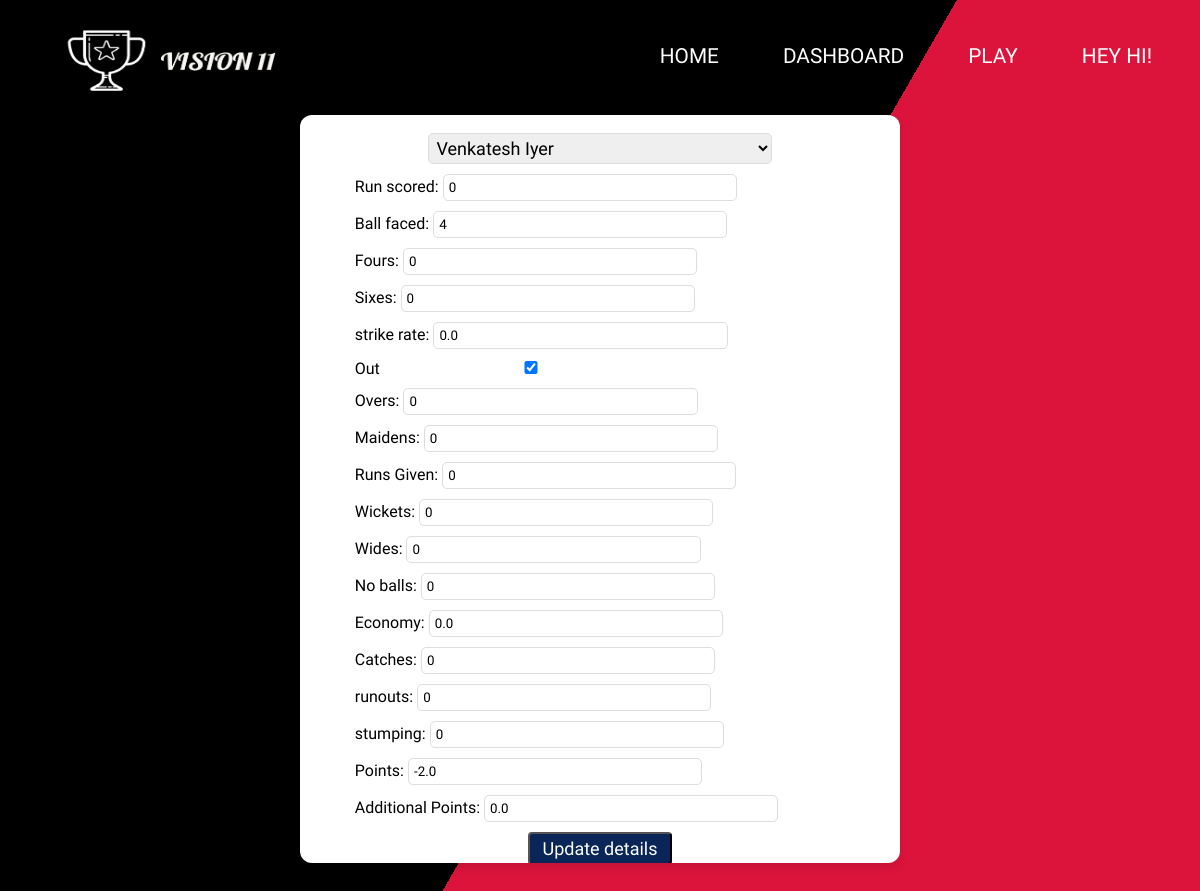
Before: /playermatchdata/match=1 (signed in) with the older database file.
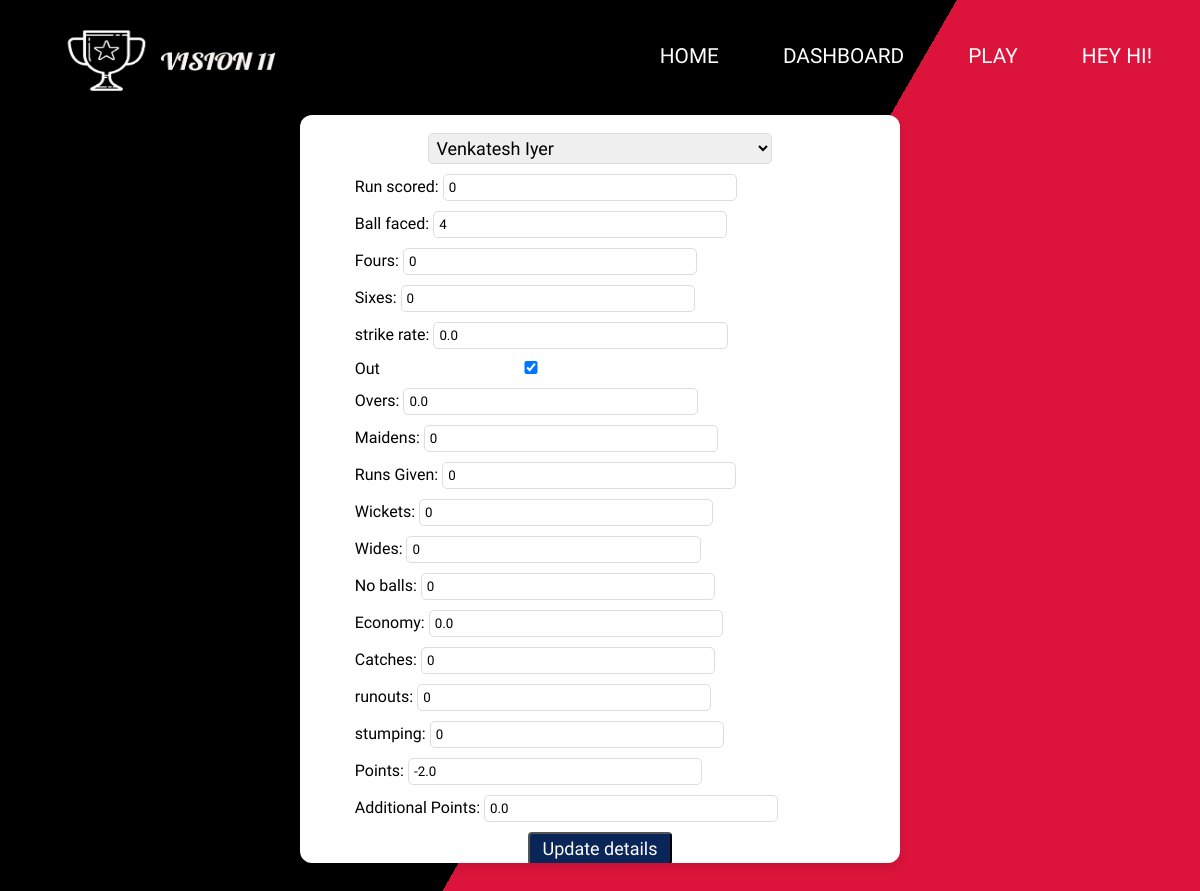
After: the same page with the newer database file.
### usermanagerAPP/models.py (models this page shows, shortened)
class User1(AbstractUser):
    first_name = models.CharField(
        max_length=20
    )
    last_name = models.CharField(
        max_length=20
    )
    username = models.CharField(
        max_length=20,
        unique=True
    )
    age = models.IntegerField(
        null=True,
        blank=True
    )
    email = models.EmailField(
        max_length=50
    )
    vision_credits = models.FloatField(
        default=0
    )
    currency_type = models.CharField(
        choices=Currency_Choices,
        default=Choices.VISION_CANDIES,
        max_length=50
    )
    gender_type = models.CharField(
        choices=Gender_Choices,
        null=True,
        max_length=10
    )
    country = models.CharField(
        max_length=50
    )
    adult = models.BooleanField(
        'Adult_status',
        default=False
    )
    staff = models.BooleanField(
        'Staff_status',
        default=False
    )
    superuser = models.BooleanField(
        'super_user_status',
        default=False
    )
    aadhar_image = models.FileField(
        upload_to='others',
        null=True,
        blank=True
    )
    contests_won = models.IntegerField(
        default=0
    )
    objects = UserManager()
    @property
    def is_staff(self):
        return self.staff

### mainAPP/models.py (models this page shows, shortened)
class PlayersMatchData(models.Model):
    pid = models.ForeignKey(
        Player,
        on_delete=models.CASCADE
    )
    match_url = models.ForeignKey(
        Match,
        on_delete=models.Case
    )
    runsScored = models.IntegerField(default=0)
    ballsFaced = models.IntegerField(default=0)
    fours = models.IntegerField(default=0)
    sixes = models.IntegerField(default=0)
    strikeRate = models.FloatField(default=0)
    out = models.BooleanField(
        default=False
    )
    overs = models.FloatField(default=0)
    maidens = models.IntegerField(default=0)
    runsGiven = models.IntegerField(default=0)
    wickets = models.IntegerField(default=0)
    wides = models.IntegerField(default=0)
    noBalls = models.IntegerField(default=0)
    economy = models.FloatField(default=0)
    catches = models.IntegerField(
        default=0
    )
    runouts = models.IntegerField(
        default=0
    )
    stumpings = models.IntegerField(
        default=0
    )
    points = models.FloatField(
        default=0
    )
    additional_points = models.FloatField(
        default=0
    )

### mainAPP/views.py (the view)
# urls.py: path('playermatchdata/match=<int:mid>',views.RenderPlayerMatchData),
@login_required(login_url='/accounts/login')
def RenderPlayerMatchData(request,mid):
    try:
        if request.user.is_staff:
            return vision11_render().render_player_matchdata(request,mid)
        return redirect('/')
    except Exception as e:
        return redirect('/staff')

### mainAPP/repository.py (called while the page is built)
    def render_player_matchdata(self,request,mid):
        try:
            match = Match.objects.get(id=mid)
        except:
            return HttpResponseBadRequest('Match does not Exists!!')
        get_players = PlayersMatchData.objects.filter(match_url=match)
        return render(request,'playermatchdata.html',{'players_data':get_players})

### templates/playermatchdata.html (shortened to what this page needs)
{% load static %}
<!DOCTYPE html>
<html lang="en">
<head>
    <link rel="stylesheet" href="{% static 'css/playermatchdata.css' %}">
    <link rel="stylesheet" href="https://stackpath.bootstrapcdn.com/font-awesome/4.7.0/css/font-awesome.min.css">
    <link rel="stylesheet" href="{% static 'css/navbar.css' %}">
</head>
<body>
    {% include 'navbar.html' %}
    <div class="multicolorbg">
        <div class="box" id="box">
            <select name="userselectedteam" id="players" onchange="show_player_data()">
                {% for players in players_data %}
                <option value="{{ players.pid.pid }}">{{ players.pid.player_name }}</option>
                {% endfor %}
              </select>
            {% for players in players_data %}
            <form class="suggestion_form"  id="player{{ players.pid.pid }}" action="/updateplayermatchdata/match={{ players.match_url.id }}/player={{ players.pid.pid }}" method="post">
                <div >
                  <div class="form_">
                    <div class="runs">
                    <label class="input_title">Run scored: </label>
                      <input placeholder="Run Scored" name="runs" value={{ players.runsScored }}>
                    </div>
                    <div class="balls">
                        <label class="input_title">Ball faced: </label>
                      <input placeholder="Balls" name="balls_faces" value={{ players.ballsFaced }}>
                    </div>
                    <div class="fours">
                        <label class="input_title">Fours: </label>
                      <input placeholder="fours" name="fours" value = {{ players.fours }}>
                    </div>
                    <div class="sixes">
                        <label class="input_title">Sixes: </label>
                      <input placeholder="sixes" name="sixes" value = {{ players.sixes }}>
                    </div>
                    <div class="stiker">
                        <label class="input_title">strike rate: </label>
                      <input placeholder="stikr_rate" name="strike_rate" value = {{ players.strikeRate }}>
                    </div>
                    <div class="stiker">
                        <label class="input_title">Out</label>
                        {% if players.out %}
                        <input type="checkbox" placeholder="stikr_rate" name="out" checked>
                        {% else %}
                        <input type="checkbox" placeholder="stikr_rate" name="out" >
                        {% endif %}
                    </div>
                    <div class="overs">
                        <label class="input_title">Overs: </label>
                      <input placeholder="overs" name="overs" value = {{ players.overs }}>
                    </div>
                    <div class="maidens">
                        <label class="input_title">Maidens: </label>
                      <input placeholder="maiden" name="maiden" value = {{ players.maidens }}>
                    </div>
                    <div class="runsgiven">
                        <label class="input_title">Runs Given: </label>
                        <input placeholder="runs_given" name="runs_given" value = {{ players.runsGiven }}>
                    </div>
                    <div class="wickets">
                        <label class="input_title">Wickets: </label>
                      <input placeholder="wicket" name="wicket" value = {{ players.wickets }}>
                    </div>
                    <div class="wides">
                        <label class="input_title">Wides: </label>
                      <input placeholder="wides" name="wides" value = {{ players.wides }}>
                    </div>
                    <div class="noballs">
                        <label class="input_title">No balls: </label>
                      <input placeholder="no_balls" name="no_balls" value = {{ players.noBalls }}>
                    </div>
                    <div class="economy">
                        <label class="input_title">Economy: </label>
                      <input placeholder="economy" name="economy" value = {{ players.economy }}>
                    </div>
                    <div class="catches">
                        <label class="input_title">Catches: </label>
                      <input placeholder="catches" name="catches" value = {{ players.catches }}>
                    </div>
                    <div class="runouts">
                        <label class="input_title">runouts: </label>
                      <input placeholder="runouts" name="runouts" value = {{ players.runouts }}>
                    </div>
                    <div class="stumping">
                        <label class="input_title">stumping: </label>
                      <input placeholder="stumping" name="stumping" value = {{ players.stumpings }}>
                    </div>
                    <div class="points">
                        <label class="input_title">Points: </label>
                      <input placeholder="points" name="points" value = {{ players.points }}>
                    </div>
                    <div class="addpoints">
                        <label class="input_title">Additional Points: </label>
                      <input placeholder="add points" name="add_points" value = {{ players.additional_points }}>
                    </div>
                  <div class="createbutton">
                    <button type="submit">Update details</button>
                  </div>
              </div>
        </div>
            </form>
        {% endfor %}
    </div>
</body>
</html>

### templates/navbar.html (shortened to what this page needs)
{% load static %}
<header class="header">
    <img width="250px" height="70px" src="{% static 'imgs/web/logo.png' %}" alt="">
  <nav class="navbar">
    <ul class="navbar-list">
      <li><a class="navbar-link" href="/">Home</a></li>
      <li><a class="navbar-link" href="/dashboard">Dashboard</a></li>
      <li><a class="navbar-link" href="/play">Play</a></li>
      {% if not user.is_authenticated %}
      <li><a class="navbar-link" href="/accounts/signup" target="_blank">Register</a>
      {% else %}
      <li><a class="navbar-link" href="#">Hey {{user.first_name}}!</a>
      {% endif %}
      </li>
    </ul>
  </nav>
</header>

### statics/css/playermatchdata.css (style rules this page uses)
* { margin: 0; padding: 0; box-sizing: border-box; font-family: system-ui; }
body { overflow-x: hidden; }
.multicolorbg { background: crimson; background-image: linear-gradient(120deg, #000 55%, crimson 55%); background-repeat: no-repeat; background-size: cover; width: 100vw; min-height: 100vh; overflow: hidden; }
.multicolorbg .box { width: 600px; margin: auto; margin-top: 115px; margin-bottom: 15px; background: #fff; padding: 15px 14px; border-radius: 12px; box-shadow: 0 5px 10px rgba(0,0,0,0.1); height: 80vh; overflow-y: auto; }
.suggestion_form { display: none; }
.suggestion_form div { width: 95%; margin: auto; margin-bottom: 10px; margin-top: 10px; }
.suggestion_form input { border-radius: 5px; width: 60%; padding: 5px; border: 1px solid #dddddd; }
select#players { display: block; width: 60%; margin: auto; margin-bottom: 10px; padding: 3px; font-size: 18px; border-radius: 5px; border: 1px solid #dddddd; margin-top: 3px; }
.createbutton { text-align: center; margin-top: 15px; }
.createbutton button { color: #fff; background: #0A2558; padding: 4px 12px; font-size: 18px; font-weight: 400; border-radius: 4px; text-decoration: none; transition: all 0.3s ease; cursor: pointer; }

### statics/css/navbar.css (style rules this page uses)
* { padding: 0; margin: 0; box-sizing: border-box; font-family: "Work Sans", sans-serif; }
body,html { overflow-x: hidden; position: relative; }
.header { padding: 0 3rem; height: 7rem; display: flex; justify-content: space-between; align-items: center; position: absolute; width: 100vw; background: transparent; overflow: hidden; z-index: 10000; }
.header img { display: block; margin-top: 7px; z-index: 1000000; }
.navbar-list { display: flex; gap: 4rem; list-style: none; }
.navbar-link:link, .navbar-link:visited { display: inline-block; text-transform: uppercase; text-decoration: none; font-size: 1.3rem; font-weight: 500; color: white; transition: all 0.3s; }

Changed rows visible on the page:
removed PlayersMatchData: runs "0", balls_faces "4", fours "0", sixes "0", strike_rate "0.0", overs "0", maiden "0", runs_given "0", wicket "0", wides "0", no_balls "0", economy "0.0", catches "0", runouts "0", stumping "0", points "-2.0", add_points "0.0"
added PlayersMatchData: runs "0", balls_faces "4", fours "0", sixes "0", strike_rate "0.0", overs "0.0", maiden "0", runs_given "0", wicket "0", wides "0", no_balls "0", economy "0.0", catches "0", runouts "0", stumping "0", points "-2.0", add_points "0.0"
